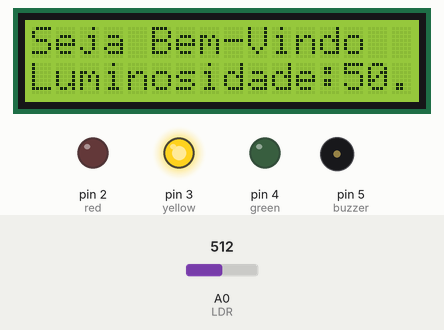
Recording of a sketch running on a simulated Arduino Uno, built with avr-gcc and run on an emulated ATmega328P. Parts: 16×2 character LCD, output pins drawn as LEDs (lit = HIGH), buzzer (waves = sounding). Inputs (shaded band) come from the test bench; at power-on: A0 (LDR) = 512.

Above: at 4.2 s.
4.3 s: A0 (LDR) set to 617
At 5.6 s:
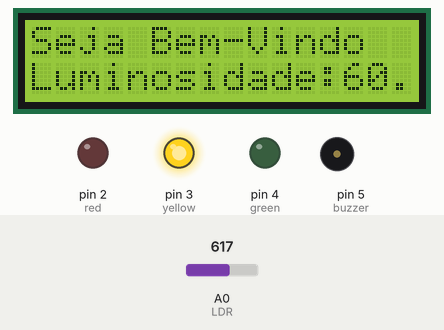
6.5 s: A0 (LDR) set to 641
At 7.6 s:
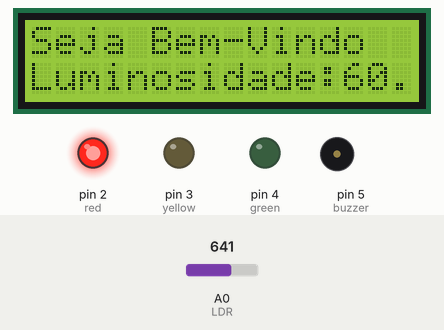
9.5 s: A0 (LDR) set to 306
At 10.9 s:
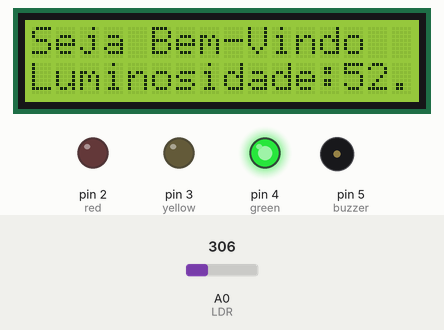
Timing chart, 0 to 12.5 s (numbered marks = the images above; inputs shaded):
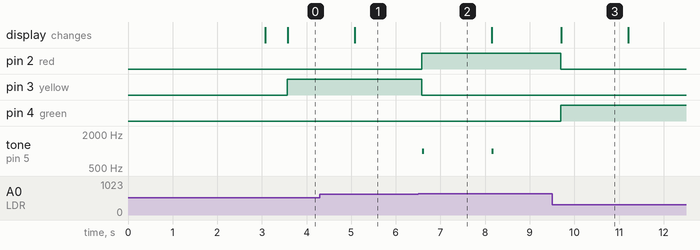

Measured:
- the behaviour switches between 624 and 625 on A0 (LDR) (found by bisection; images 1 and 2)
- after the input at 4.3 s, the display: changes after 0.78 s (image 1)
- after the input at 6.5 s, pin 2 (red): LOW → HIGH after 0.09 s; pin 3 (yellow): HIGH → LOW after 0.09 s; tone on pin 5 (buzzer): alternates 1000 Hz for 0.05 s and silent for 1.5 s, starting after 0.09 s
- after the input at 9.5 s, pin 2 (red): HIGH → LOW after 0.20 s; pin 4 (green): LOW → HIGH after 0.20 s; tone on pin 5 (buzzer): stops changing and stays silent; the display: changes after 0.20 s (image 3)
- what the display in image 3 shows lasts 1.5 s, from 9.7 s to 11.2 s

The sketch:

cp1.ino
```cpp
// =========================
// Edge Computing - CP1
// Autores: Victor Nunes; Roger Paiva; Guilherme Segolin; Pedro Henrique; Elias Laurentino;
// =========================

#include <LiquidCrystal.h>   // Biblioteca para uso do display LCD

// Inicializa o LCD com os pinos conectados: RS, E, D4, D5, D6, D7
LiquidCrystal lcd(6, 7, 8, 9, 10, 11, 12);

// Criação de caracteres personalizados (ícones) para o display LCD
byte garrafa[8] = {
  B00000,
  B00000,
  B11111,
  B01110,
  B00100,
  B00100,
  B00100,
  B01110
};

byte v[8] = {
  B00000,
  B00000,
  B10001,
  B10001,
  B10001,
  B01010,
  B01010,
  B00100
};

byte a[8] = {
  B00000,
  B00000,
  B00100,
  B01010,
  B01110,
  B01010,
  B10001,
  B10001
};

// Definição dos pinos conectados aos componentes
int red = 2;       // LED vermelho no pino digital 2
int green = 4;     // LED verde no pino digital 4
int yellow = 3;    // LED amarelo no pino digital 3
int LDR = A0;      // Sensor LDR na entrada analógica A0
int buzzer = 5;    // Buzzer no pino digital 5

int soma = 0;                // Variável para somar leituras da luminosidade
const int leituras = 10;     // Número de leituras para média
int luminosidade;            // Variável que armazena a luminosidade atual

void setup(){
  // Define os modos dos pinos
  pinMode(LDR, INPUT);
  pinMode(red, OUTPUT);
  pinMode(green, OUTPUT);
  pinMode(yellow, OUTPUT);

  lcd.begin(16, 2); // Inicializa o LCD com 16 colunas e 2 linhas

  // Cria os caracteres personalizados nos slots 0, 1 e 2 do LCD
  lcd.createChar(0, v);
  lcd.createChar(1, a);
  lcd.createChar(2, garrafa);

  // Mostra os caracteres personalizados na primeira linha do LCD
  lcd.setCursor(8, 0);
  lcd.write(byte(0));  // Mostra o caractere 'v'
  lcd.setCursor(9, 0);
  lcd.write(byte(1));  // Mostra o caractere 'a'
  lcd.setCursor(7, 0);
  lcd.write(byte(2));  // Mostra o caractere 'garrafa'

  delay(3000); // Aguarda 3 segundos

  lcd.clear(); // Limpa o display

  lcd.setCursor(0, 0);
  lcd.print("Seja Bem-Vindo"); // Mensagem de boas-vindas
}

void loop(){
  soma = 0; // Reinicia a soma

  // Faz 10 leituras da luminosidade para tirar a média
  for (int i = 0; i < leituras; i++) {
    int valorLuz = analogRead(LDR);  // Lê valor analógico (0 a 1023)
    luminosidade = map(valorLuz, 0, 1023, 0, 100); // Converte para escala 0–100%
    soma += luminosidade; // Soma os valores
    delay(50); // Pequeno atraso entre as leituras
  }

  float media = soma / (float)leituras; // Calcula a média das leituras

  int inf = 30; // Limite inferior de luminosidade (30%)
  int sup = 60; // Limite superior de luminosidade (60%)

  // Se estiver entre 30% e 60%: luz moderada
  if (luminosidade >= inf && luminosidade <= sup) {
    digitalWrite(red, LOW);    // Desliga LED vermelho
    digitalWrite(green, LOW);  // Desliga LED verde
    digitalWrite(yellow, HIGH);// Liga LED amarelo

    lcd.setCursor(0, 1);
    lcd.print("                "); // Limpa a linha
    lcd.setCursor(0,1);
    lcd.print("Luminosidade:");
    lcd.print(media); // Mostra a média da luminosidade
  }

  // Se acima de 60%: muita luz
  else if (luminosidade > sup) {
    digitalWrite(yellow, LOW); // Desliga LED amarelo
    digitalWrite(green, LOW);  // Desliga LED verde
    digitalWrite(red, HIGH);   // Liga LED vermelho

    lcd.setCursor(0, 1);
    lcd.print("                "); // Limpa a linha
    lcd.setCursor(0,1);
    lcd.print("Luminosidade:");
    lcd.print(media); // Mostra a média da luminosidade

    tone(buzzer, 1000); // Emite som com o buzzer (1000 Hz)
    delay(50);          // Aguarda 50 ms
    noTone(buzzer);     // Para o som
  }

  // Se abaixo de 30%: pouca luz
  else {
    digitalWrite(yellow, LOW); // Desliga LED amarelo
    digitalWrite(red, LOW);    // Desliga LED vermelho
    digitalWrite(green, HIGH); // Liga LED verde

    lcd.setCursor(0, 1);
    lcd.print("                "); // Limpa a linha
    lcd.setCursor(0,1);
    lcd.print("Luminosidade:");
    lcd.print(media); // Mostra a média da luminosidade
  }

  delay(1000); // Aguarda 1 segundo antes da próxima leitura
}
```
